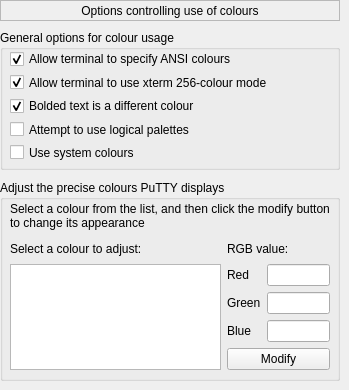
   <widget class="QWidget" name="page_12">
    <widget class="QLabel" name="label_57">
     <property name="geometry">
      <rect>
       <x>0</x>
       <y>0</y>
       <width>340</width>
       <height>21</height>
      </rect>
     </property>
     <property name="frameShape">
      <enum>QFrame::StyledPanel</enum>
     </property>
     <property name="text">
      <string>Options controlling use of colours</string>
     </property>
     <property name="alignment">
      <set>Qt::AlignCenter</set>
     </property>
    </widget>
    <widget class="QGroupBox" name="groupBox_29">
     <property name="geometry">
      <rect>
       <x>0</x>
       <y>30</y>
       <width>340</width>
       <height>140</height>
      </rect>
     </property>
     <property name="title">
      <string>General options for colour usage</string>
     </property>
     <widget class="QWidget" name="layoutWidget23">
      <property name="geometry">
       <rect>
        <x>10</x>
        <y>20</y>
        <width>320</width>
        <height>111</height>
       </rect>
      </property>
      <layout class="QVBoxLayout" name="verticalLayout_12">
       <item>
        <widget class="QCheckBox" name="chb_coloursoption_ansi">
         <property name="text">
          <string>Allow terminal to specify ANSI colours</string>
         </property>
         <property name="checked">
          <bool>true</bool>
         </property>
        </widget>
       </item>
       <item>
        <widget class="QCheckBox" name="chb_coloursoption_xterm">
         <property name="text">
          <string>Allow terminal to use xterm 256-colour mode</string>
         </property>
         <property name="checked">
          <bool>true</bool>
         </property>
        </widget>
       </item>
       <item>
        <widget class="QCheckBox" name="chb_coloursoption_boldtext">
         <property name="text">
          <string>Bolded text is a different colour</string>
         </property>
         <property name="checked">
          <bool>true</bool>
         </property>
        </widget>
       </item>
       <item>
        <widget class="QCheckBox" name="chb_colouroption_palette">
         <property name="text">
          <string>Attempt to use logical palettes</string>
         </property>
        </widget>
       </item>
       <item>
        <widget class="QCheckBox" name="chb_colouroption_usesystem">
         <property name="text">
          <string>Use system colours</string>
         </property>
        </widget>
       </item>
      </layout>
     </widget>
    </widget>
    <widget class="QGroupBox" name="groupBox_30">
     <property name="geometry">
      <rect>
       <x>0</x>
       <y>180</y>
       <width>340</width>
       <height>201</height>
      </rect>
     </property>
     <property name="title">
      <string>Adjust the precise colours PuTTY displays</string>
     </property>
     <widget class="QLabel" name="label_58">
      <property name="geometry">
       <rect>
        <x>10</x>
        <y>20</y>
        <width>320</width>
        <height>31</height>
       </rect>
      </property>
      <property name="text">
       <string>Select a colour from the list, and then click the modify button to change its appearance</string>
      </property>
      <property name="wordWrap">
       <bool>true</bool>
      </property>
     </widget>
     <widget class="QWidget" name="">
      <property name="geometry">
       <rect>
        <x>10</x>
        <y>60</y>
        <width>320</width>
        <height>130</height>
       </rect>
      </property>
      <layout class="QGridLayout" name="gridLayout_7">
       <item row="0" column="0">
        <widget class="QLabel" name="label_60">
         <property name="text">
          <string>Select a colour to adjust:</string>
         </property>
        </widget>
       </item>
       <item row="0" column="1" colspan="2">
        <widget class="QLabel" name="label_61">
         <property name="text">
          <string>RGB value:</string>
         </property>
        </widget>
       </item>
       <item row="1" column="0" rowspan="4">
        <widget class="QListWidget" name="listWidget_6"/>
       </item>
       <item row="1" column="1">
        <widget class="QLabel" name="label_62">
         <property name="text">
          <string>Red</string>
         </property>
        </widget>
       </item>
       <item row="1" column="2">
        <widget class="QLineEdit" name="lineEdit_16"/>
       </item>
       <item row="2" column="1">
        <widget class="QLabel" name="label_63">
         <property name="text">
          <string>Green</string>
         </property>
        </widget>
       </item>
       <item row="2" column="2">
        <widget class="QLineEdit" name="lineEdit_17"/>
       </item>
       <item row="3" column="1">
        <widget class="QLabel" name="label_64">
         <property name="text">
          <string>Blue</string>
         </property>
        </widget>
       </item>
       <item row="3" column="2">
        <widget class="QLineEdit" name="lineEdit_18"/>
       </item>
       <item row="4" column="1" colspan="2">
        <widget class="QPushButton" name="pushButton_6">
         <property name="text">
          <string>Modify</string>
         </property>
        </widget>
       </item>
      </layout>
     </widget>
    </widget>
   </widget>
